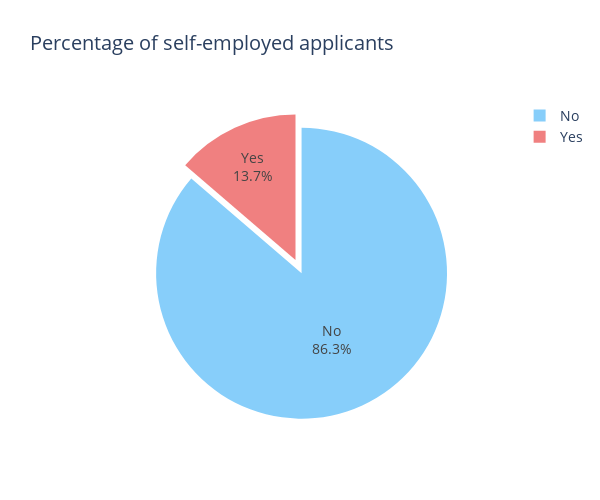

Here is the notebook cell this chart was saved with:
### Code cell
fig = px.pie(self_emp_df, values=self_emp_df['Application_Status'], names= self_emp_df.index,
             height=500, width=600,
             title='Percentage of self-employed applicants',color_discrete_sequence = ['lightskyblue','lightcoral'])
fig.update_traces(hovertemplate=None, textposition='inside',pull=[0.1, 0],
                  textinfo='percent+label', rotation=0)
fig.update_layout(font=dict(size=14))#showlegend=False,
fig.show()

### Figure 1 — Plotly figure (JSON) as saved in the notebook; plotly's stock layout.template omitted (floating-point values rounded to 4 significant figures)
{"data": [{"domain": {"x": [0, 1], "y": [0, 1]}, "labels": ["No", "Yes"], "legendgroup": "", "name": "", "pull": [0.1, 0], "rotation": 0, "showlegend": true, "textinfo": "percent+label", "textposition": "inside", "type": "pie", "values": [441, 70]}], "layout": {"font": {"size": 14}, "height": 500, "legend": {"tracegroupgap": 0}, "piecolorway": ["lightskyblue", "lightcoral"], "title": {"text": "Percentage of self-employed applicants"}, "width": 600}}
